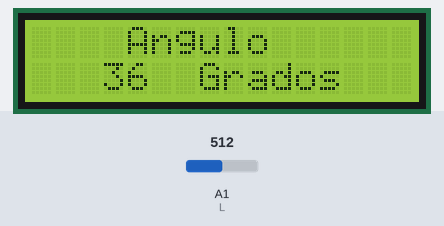
Bench run of a sketch on a simulated Arduino Uno, built with avr-gcc and run on an emulated ATmega328P. Parts: 16×2 character LCD. The test bench sets the inputs (shaded band); at power-on: A1 (L) = 512. What the sketch prints to the serial monitor is not drawn.

Above: at 3.2 s.
3.3 s: A1 (L) set to 716
At 3.55 s:
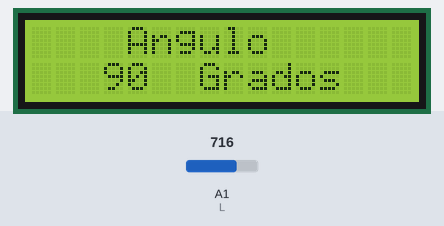
6.0 s: A1 (L) set to 900
At 6.48 s:
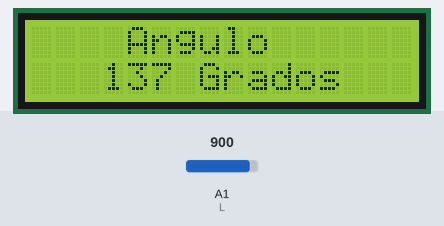
7.7 s: A1 (L) set to 1023
At 8.16 s:
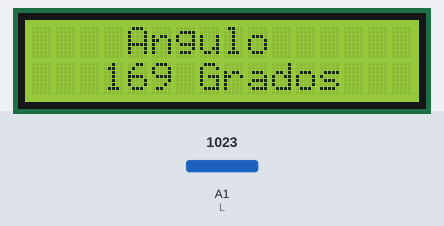
Timing chart, 0 to 10.7 s (numbered marks = the images above; inputs shaded):
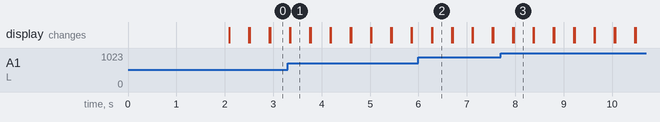

The sketch:

noseusa.ino
```cpp
#include <Wire.h>							//comunicacion de arduino con dispostivos I^2C
#include <LiquidCrystal_I2C.h>				//
LiquidCrystal_I2C lcd (0x27, 16, 2);		//LCD de 16 columnas por 2 filas
const int L=1;
int y,y1;									//declaracion de variablesconstantes


void setup() {
  pinMode(L,INPUT);							//puerto como salida
  Serial.begin(9600);						//comunicacion serial a 9600 baudios
  Wire.begin();								//inicia comunicacion con dispositivo I^2C
  lcd.begin(16, 2);							//iniciar comunicacion con lcd
  lcd.clear();								//
  lcd.backlight();							//
  lcd.setCursor(3,0);						//
  lcd.print("Goniometro");					//propiedades de LCD
  delay(2000);								//espera de 2s
  lcd.clear();								//
}


void loop() {
  y=analogRead(L);							//lectura analogica
  y1=map(y,1023,393,169,5);					//modifica el valor de y de un rango 1(1023,393) a un rango 2(169,5)
  Serial.println(y1);						//imprimir el valor de y1
  lcd.setCursor(4, 0);						//posicion LCD
  lcd.print("Angulo");						//escribir en LCD
  lcd.setCursor(3, 1);						//
  lcd.print(y1);							//mandar mediante comunicacion serial el valor de y1
  lcd.setCursor(7, 1);						//
  lcd.print("Grados");						//
  delay(400);								//espera 0.4s
  lcd.clear();								//limpiar LCD
}
```

Measured:
- after the input at 3.3 s, the display: first differs from a run without the input after 0.05 s (image 1)
- after the input at 6.0 s, the display: first differs from a run without the input after 0.29 s (image 2)
- after the input at 7.7 s, the display: first differs from a run without the input after 0.27 s (image 3)
- what the display in image 1 shows lasts 0.4 s, from 3.4 s to 3.8 s
